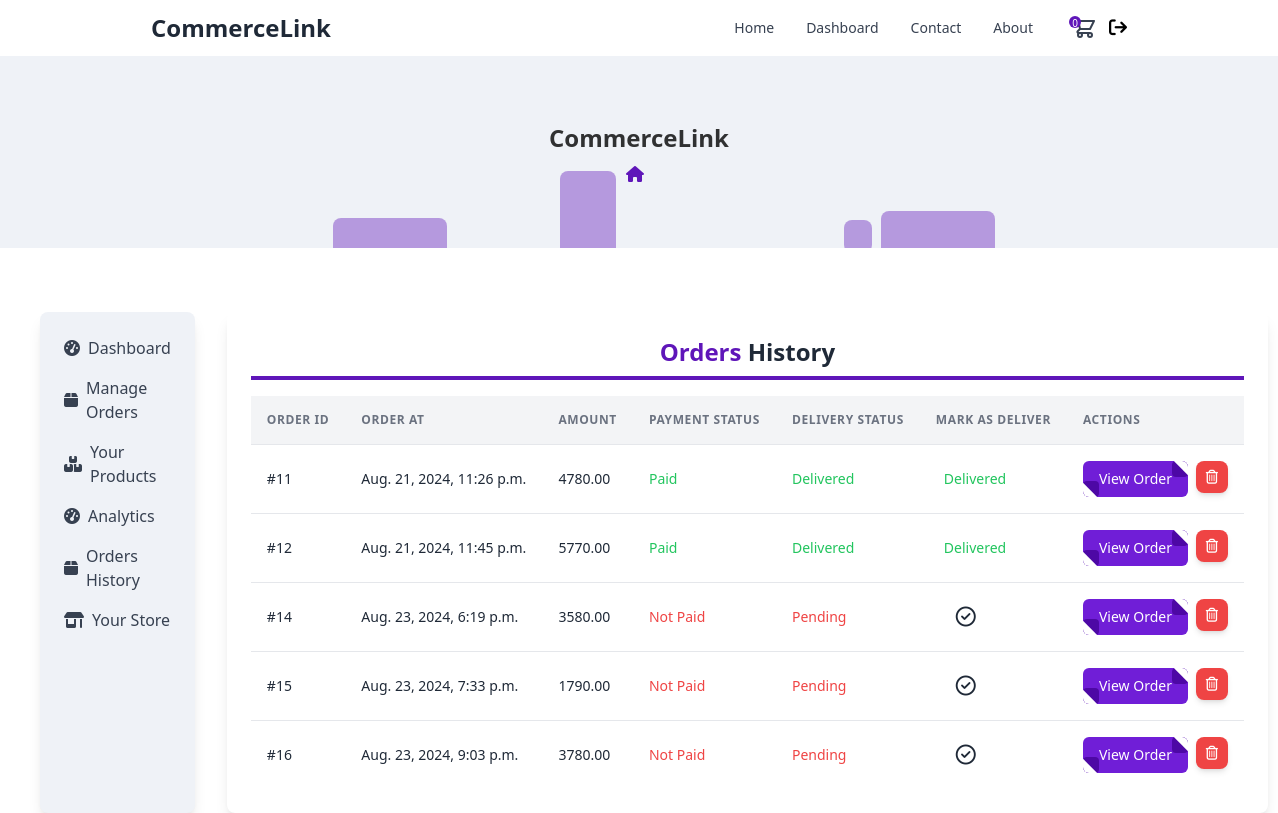
Screenshot of /seller_orders/ (signed in) with the database file from the repository.
### products/models.py (models this page shows, shortened)
class Order(models.Model):
    user                    = models.ForeignKey(CustomUser, on_delete=models.CASCADE)
    total_amount            = models.DecimalField(default=0, max_digits=20, decimal_places=2)
    status                  = models.BooleanField(default=False)
    address                 = models.TextField()
    city                    = models.CharField(max_length=128)
    ordered_at              = models.DateTimeField(auto_created=True)
    delivered_at            = models.DateTimeField(auto_now=True)
    is_paid                 = models.BooleanField(default=False)

### marketplace/decorators.py (the view)
        @user_passes_test(lambda u: u.is_authenticated and u.role == role, login_url='/login/')
        def _wrapped_view(request, *args, **kwargs):
            if request.user.is_authenticated and request.user.role == role:
                return view_func(request, *args, **kwargs)
            else:
                return redirect('login')

### products/context_processors.py (called while the page is built)
def cart_summary(request):
    cart = request.session.get('cart', {})
    total_quantity = sum(cart.values())
    return {'cart_qty': total_quantity}

def store_context(request):
    store = None
    if request.user.is_authenticated:
        user = request.user
        if user.role == 'seller':
            try:
                store = Store.objects.get(user=user)
            except Store.DoesNotExist:
                store = None
    return {'store': store}

### products/views.py (called while the page is built)
@role_required('seller')
def seller_orders(request):
    order_ids = OrderItem.objects.filter(
            product__author=request.user
        ).values_list('order_id', flat=True).distinct()
    orders = Order.objects.filter(id__in=order_ids)
    context = {'orders': orders}
    return render(request, "products/seller_orders.html", context)

### products/templates/products/seller_orders.html (shortened to what this page needs)
{% extends 'main_base.html' %}
{% block maincontent %}
<div class="w-full">
    <h1 class="text-2xl font-bold text-center text-gray-800 border-b-4 border-[#5F16B9] pb-2 mb-4">
        <span class="capitalize text-[#5F16B9]">Orders</span> History
    </h1>
    <div class="font-sans overflow-x-auto">
        {% if orders %}
        <table class="min-w-full divide-y divide-gray-200">
            <thead class="bg-gray-100 whitespace-nowrap">
                <tr>
                    <th class="px-4 py-4 text-left text-xs font-semibold text-gray-500 uppercase tracking-wider">
                        Order ID
                    </th>
                    <th class="px-4 py-4 text-left text-xs font-semibold text-gray-500 uppercase tracking-wider">
                        Order At
                    </th>
                    <th class="px-4 py-4 text-left text-xs font-semibold text-gray-500 uppercase tracking-wider">
                        Amount
                    </th>
                    <th class="px-4 py-4 text-left text-xs font-semibold text-gray-500 uppercase tracking-wider">
                        Payment Status
                    </th>
                    <th class="px-4 py-4 text-left text-xs font-semibold text-gray-500 uppercase tracking-wider">
                        Delivery Status
                    </th>
                    <th class="px-4 py-4 text-left text-xs font-semibold text-gray-500 uppercase tracking-wider">
                        Mark As Deliver
                    </th>
                    <th class="px-4 py-4 text-left text-xs font-semibold text-gray-500 uppercase tracking-wider">
                        Actions
                    </th>
                </tr>
            </thead>
            <tbody class="bg-white divide-y divide-gray-200 whitespace-nowrap">
                {% for order in orders %}
                <tr id="order-{{ order.id }}">
                    <td class="px-4 py-4 text-sm text-gray-800 capitalize">
                        #{{ order.id }}
                    </td>
                    <td class="px-4 py-4 text-sm text-gray-800">
                        {{ order.ordered_at }}
                    </td>
                    <td class="px-4 py-4 text-sm text-gray-800">
                        {{ order.total_amount }}
                    </td>
                    <td class="px-4 py-4 text-sm text-gray-800">
                        {% if order.is_paid %}
                        <span class="text-green-500">Paid</span>
                        {% else %}
                        <span class="text-red-500">Not Paid</span>
                        {% endif %}
                    </td>
                    <td class="px-4 py-4 text-sm text-gray-800">
                        {% if order.status %}
                        <span class="text-green-500">Delivered</span>
                        {% else %}
                        <span class="text-red-500">Pending</span>
                        {% endif %}
                    </td>
                    <td class="px-4 py-4 text-sm text-gray-800">
                        {% if not order.status %}
                        <button class="mark-delivered cursor-pointer hover:text-[#5F16B9] outline-none duration-300" data-id="{{ order.id }}" title="Mark Delivered">
                            <i class="fa-regular fa-circle-check text-xl ml-5"></i>
                        </button>
                        {% else %}
                        <span class="text-green-500 ml-2">Delivered</span>
                        {% endif %}
                    </td>
                    <td class="px-4 py-4 text-sm text-gray-800 flex gap-2">
                        <a href="{% url 'order_summary' order_id=order.id %}">
                            <button class="relative flex items-center px-4 py-2 overflow-hidden font-medium transition-all bg-[#701ED7] rounded-md group">
                                <span class="absolute top-0 right-0 inline-block w-4 h-4 transition-all duration-500 ease-in-out bg-[#4D08A5] rounded group-hover:-mr-4 group-hover:-mt-4">
                                    <span class="absolute top-0 right-0 w-5 h-5 rotate-45 translate-x-1/2 -translate-y-1/2 bg-white"></span>
                                </span>
                                <span class="absolute bottom-0 rotate-180 left-0 inline-block w-4 h-4 transition-all duration-500 ease-in-out bg-[#4D08A5] rounded group-hover:-ml-4 group-hover:-mb-4">
                                    <span class="absolute top-0 right-0 w-5 h-5 rotate-45 translate-x-1/2 -translate-y-1/2 bg-white"></span>
                                </span>
                                <span class="relative w-full text-left text-white transition-colors duration-200 ease-in-out group-hover:text-white">View Order</span>
                            </button>
                        </a>
                        <button class="delete-item w-8 h-8 flex items-center justify-center bg-red-500 text-white font-bold rounded-lg shadow-md hover:bg-red-600 transition-colors duration-300" data-id="{{ order.id }}">
                            <i class="fa-regular fa-trash-can"></i>
                        </button>
                    </td>
                </tr>
                {% endfor %}
            </tbody>
        </table>
        {% else %}
        <p class="m-4 text-lg text-gray-700 text-center bg-gray-100 p-4 rounded-lg">
            No one placed any orders yet!
        </p>
        {% endif %}
    </div>
</div>
{% endblock %}

### rows the page displays
Order: id "11", ordered_at "Aug. 21, 2024, 11:26 p.m.", total_amount "4780.00", is_paid "Paid", status "Delivered"
Order: id "12", ordered_at "Aug. 21, 2024, 11:45 p.m.", total_amount "5770.00", is_paid "Paid", status "Delivered"
Order: id "14", ordered_at "Aug. 23, 2024, 6:19 p.m.", total_amount "3580.00", is_paid "Not Paid", status "Pending"
Order: id "15", ordered_at "Aug. 23, 2024, 7:33 p.m.", total_amount "1790.00", is_paid "Not Paid", status "Pending"
Order: id "16", ordered_at "Aug. 23, 2024, 9:03 p.m.", total_amount "3780.00", is_paid "Not Paid", status "Pending"

### other values shown
{{ cart_qty }} "0"
